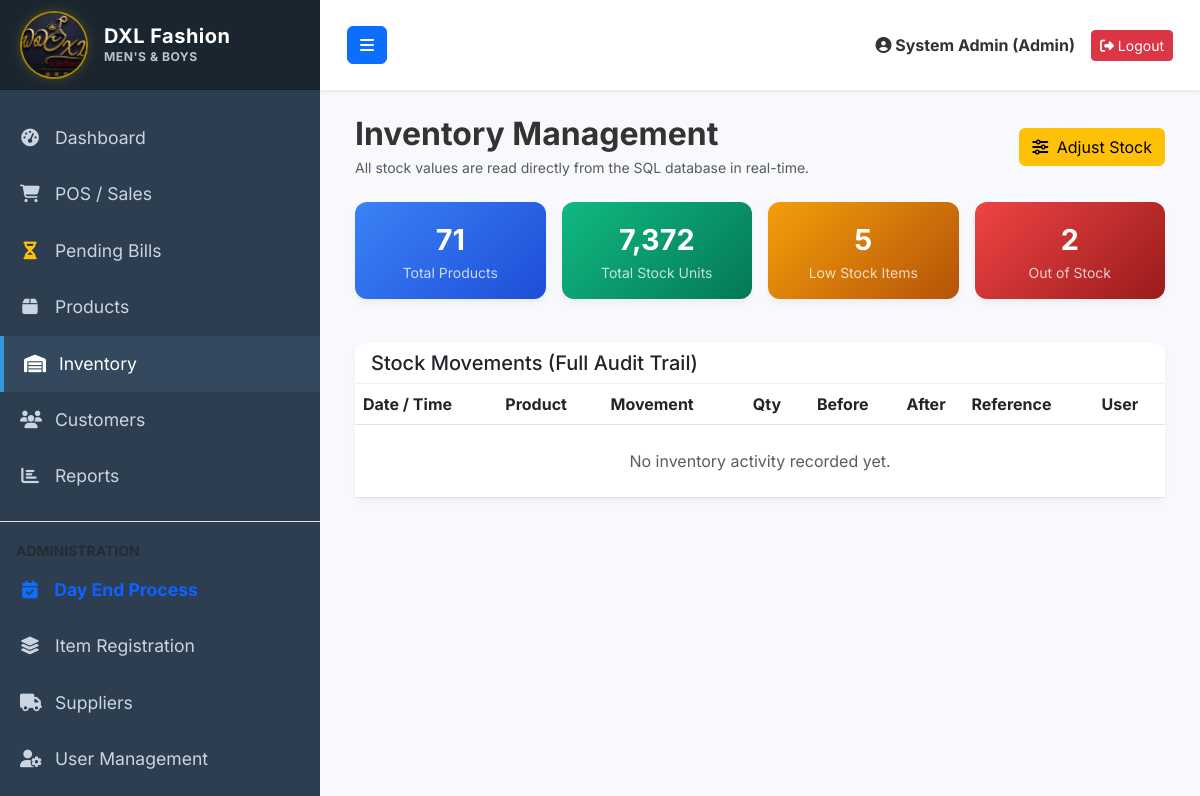
Page /inventory.php (signed in) on the earlier database version.
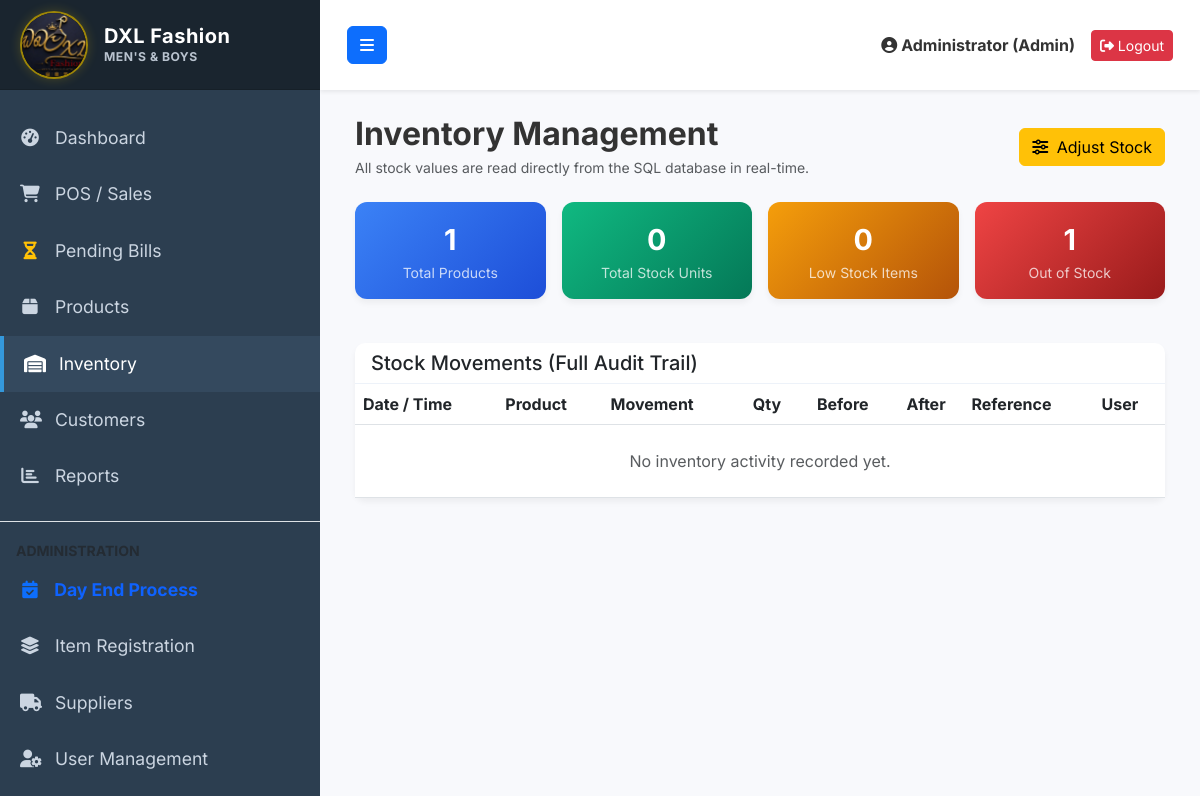
Same page on the later database version.
### tables this page shows
CREATE TABLE `products` (
  `id` int(11) NOT NULL AUTO_INCREMENT,
  `category_id` int(11) DEFAULT NULL,
  `brand_id` int(11) DEFAULT NULL,
  `product_name` varchar(255) NOT NULL,
  `barcode` varchar(100) DEFAULT NULL,
  `size` varchar(10) DEFAULT NULL,
  `gender` varchar(20) DEFAULT 'Unisex',
  `color` varchar(50) DEFAULT NULL,
  `purchase_price` decimal(10,2) NOT NULL DEFAULT 0.00,
  `selling_price` decimal(10,2) NOT NULL DEFAULT 0.00,
  `discount_percent` int(11) DEFAULT 0,
  `stock_quantity` int(11) NOT NULL DEFAULT 0,
  `is_featured` tinyint(1) DEFAULT 0,
  `reorder_level` int(11) NOT NULL DEFAULT 5,
  `image` varchar(255) DEFAULT 'default.png',
  `created_at` timestamp NOT NULL DEFAULT current_timestamp(),
  PRIMARY KEY (`id`),
  UNIQUE KEY `barcode` (`barcode`),
  KEY `category_id` (`category_id`),
  KEY `brand_id` (`brand_id`),
  CONSTRAINT `fk_prod_brand` FOREIGN KEY (`brand_id`) REFERENCES `brands` (`id`) ON DELETE SET NULL,
  CONSTRAINT `fk_prod_cat` FOREIGN KEY (`category_id`) REFERENCES `categories` (`id`) ON DELETE SET NULL
);

### inventory.php (the view, shortened to what the changed rows need)
<?php
require_once 'config/database.php';
require_once 'includes/header.php';
$sm_exists = (bool)$pdo->query("SELECT COUNT(*) FROM information_schema.TABLES WHERE TABLE_SCHEMA = DATABASE() AND TABLE_NAME = 'stock_movements'")->fetchColumn();
if ($sm_exists) {
    $use_rich_log = true;
}
$products = $pdo->query("SELECT id, product_name, stock_quantity FROM products ORDER BY product_name")->fetchAll();
$total_products  = count($products);
$out_of_stock    = count(array_filter($products, fn($p) => (int)$p['stock_quantity'] === 0));
$low_stock_count = count($pdo->query("SELECT id FROM products WHERE stock_quantity > 0 AND stock_quantity <= reorder_level")->fetchAll());
$total_units     = array_sum(array_column($products, 'stock_quantity'));
?>
<div class="d-flex justify-content-between align-items-center mb-4">
    <div>
        <h2 class="fw-bold mb-1">Inventory Management</h2>
    </div>
</div>
<div class="row g-3 mb-4">
    <div class="col-md-3 col-sm-6">
        <div class="card text-center border-0" style="background: linear-gradient(135deg,#3b82f6,#1d4ed8); border-radius:12px;">
            <div class="card-body py-3">
                <div class="fw-bold text-white" style="font-size:1.8rem;"><?= number_format($total_products) ?></div>
                <div class="text-white opacity-75 small">Total Products</div>
            </div>
        </div>
    </div>
    <div class="col-md-3 col-sm-6">
        <div class="card text-center border-0" style="background: linear-gradient(135deg,#10b981,#047857); border-radius:12px;">
            <div class="card-body py-3">
                <div class="fw-bold text-white" style="font-size:1.8rem;"><?= number_format($total_units) ?></div>
                <div class="text-white opacity-75 small">Total Stock Units</div>
            </div>
        </div>
    </div>
    <div class="col-md-3 col-sm-6">
        <div class="card text-center border-0" style="background: linear-gradient(135deg,#f59e0b,#b45309); border-radius:12px;">
            <div class="card-body py-3">
                <div class="fw-bold text-white" style="font-size:1.8rem;"><?= number_format($low_stock_count) ?></div>
                <div class="text-white opacity-75 small">Low Stock Items</div>
            </div>
        </div>
    </div>
    <div class="col-md-3 col-sm-6">
        <div class="card text-center border-0" style="background: linear-gradient(135deg,#ef4444,#991b1b); border-radius:12px;">
            <div class="card-body py-3">
                <div class="fw-bold text-white" style="font-size:1.8rem;"><?= number_format($out_of_stock) ?></div>
                <div class="text-white opacity-75 small">Out of Stock</div>
            </div>
        </div>
    </div>
</div>
<div class="card">
    <div class="card-body p-0">
        <div class="table-responsive">
            <table class="table table-hover align-middle m-0">
                <thead>
                    <tr>
                        <th>Date / Time</th>
                        <th>Product</th>
                        <th>Movement</th>
                        <th class="text-center">Qty</th>
                        <?php if ($use_rich_log): ?>
                        <th class="text-center">Before</th>
                        <th class="text-center">After</th>
                        <th>Reference</th>
                        <?php endif; ?>
                        <th>User</th>
                    </tr>
                </thead>
            </table>
        </div>
    </div>
</div>
<?php require_once 'includes/footer.php'; ?>

### includes/header.php (shortened to what the changed rows need)
<!DOCTYPE html>
<html lang="en">
<head>
    <link href="https://cdn.jsdelivr.net/npm/bootstrap@5.3.0/dist/css/bootstrap.min.css" rel="stylesheet">
    <link href="https://cdnjs.cloudflare.com/ajax/libs/font-awesome/6.4.0/css/all.min.css" rel="stylesheet">
    <link href="assets/css/style.css" rel="stylesheet">
</head>
<body>
    <div class="wrapper">
        <div id="content">
            <nav class="navbar navbar-expand-lg navbar-light bg-light shadow-sm" style="height: 90px; min-height: 90px; padding: 0 15px; display: flex; align-items: center; border: none; border-radius: 0; margin-bottom: 0 !important; box-shadow: 0 2px 10px rgba(0,0,0,0.05); flex-shrink: 0; background: #fff !important;">
                <div class="container-fluid" style="height: 100%; display: flex; align-items: center;">
                    <div class="ms-auto d-flex align-items-center">
                        <span class="me-3 fw-bold"><i class="fas fa-user-circle"></i> <?= htmlspecialchars($_SESSION['full_name'] ?? 'User'); ?> (<?= ucfirst(htmlspecialchars($_SESSION['role'] ?? '')) ?>)</span>
                        <a href="logout.php" class="btn btn-danger btn-sm"><i class="fas fa-sign-out-alt"></i> Logout</a>
                    </div>
                </div>
            </nav>
            <div class="container-fluid" style="padding: 25px 35px !important;">

Differences in the rows shown:
added products: stock_quantity "1"
Other differences:
$_SESSION['full_name']: "System Admin" → "Administrator"
$total_products: "71" → "1"
$total_units: "7,372" → "0"
$low_stock_count: "5" → "0"
$out_of_stock: "2" → (not shown)
